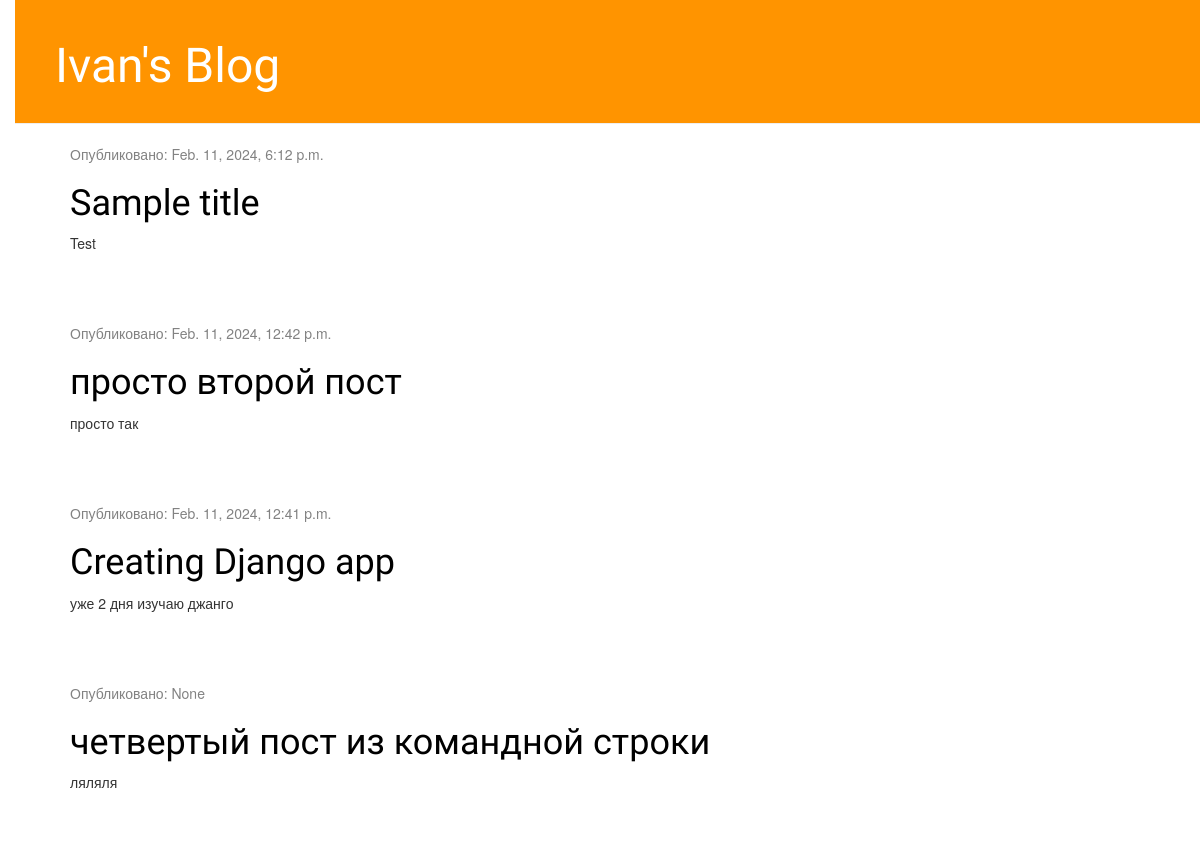
Before: / with the older database file.
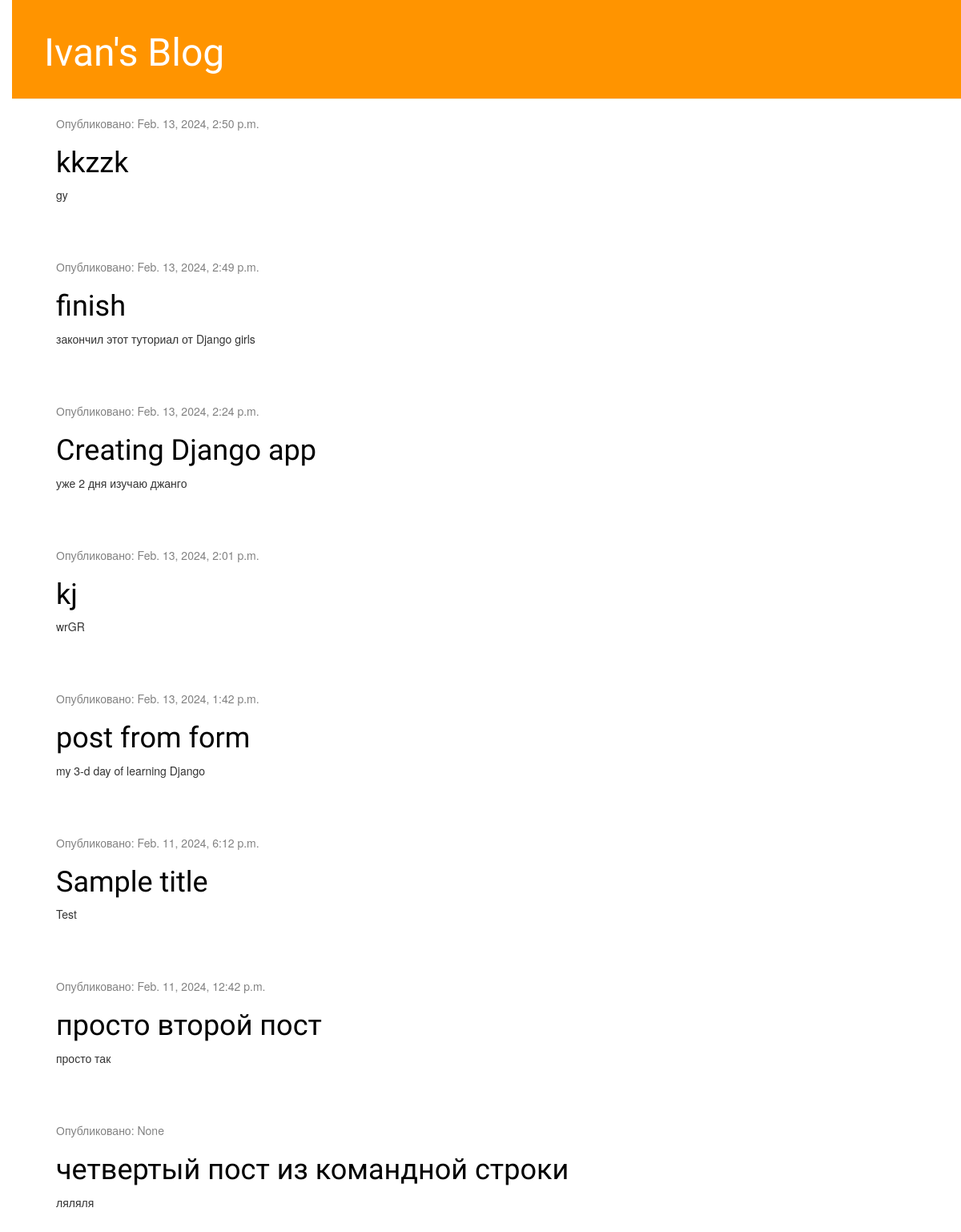
After: the same page with the newer database file.
### blog/models.py (models this page shows, shortened)
class Post(models.Model):
    author = models.ForeignKey(settings.AUTH_USER_MODEL, on_delete=models.CASCADE)
    title = models.CharField(max_length=200)
    text = models.TextField()
    created_date = models.DateTimeField(default=timezone.now)
    published_date = models.DateTimeField(blank=True, null=True)

### blog/views.py (the view)
# urls.py: path('', views.post_list, name='post_list'),
def post_list(request):
    posts = Post.objects.order_by('-published_date')
    return render(request, 'blog/post_list.html', {'posts': posts})

### blog/templates/blog/post_list.html
{% extends 'blog/base.html' %}
{% block content %}
    {% for post in posts %}
        <div class="post">
            <div class="date">
                <p>Опубликовано: {{ post.published_date }}</p>
            </div>
            <h1><a href="{% url 'post_detail' pk=post.pk %}">{{ post.title }}</a></h1>
            <p>{{ post.text|linebreaksbr }}</p>
        </div>
    {% endfor %}
{% endblock %}

### blog/templates/blog/base.html (shortened to what this page needs)
{% load static %}
<html>
    <head>
        <link rel="stylesheet" href="//maxcdn.bootstrapcdn.com/bootstrap/3.2.0/css/bootstrap.min.css">
        <link rel="stylesheet" href="//maxcdn.bootstrapcdn.com/bootstrap/3.2.0/css/bootstrap-theme.min.css">
        <link rel="stylesheet" href="{% static 'css/blog.css' %}">
    </head>
    <body>
        <div class="page-header">
            <h1><a href="/">Ivan's Blog</a></h1>
        </div>
        <div class="content container">
            <div class="row">
                <div class="col-md-8">
                {% block content %}
                {% endblock %}
                </div>
            </div>
        </div>
    </body>
</html>

### blog/static/css/blog.css (style rules this page uses)
h1 a { color: #191970; font-family: 'Lobster'; }
body { padding-left: 15px; }
.page-header { background-color: #ff9400; margin-top: 0; padding: 20px 20px 20px 40px; }
.page-header h1, .page-header h1 a, .page-header h1 a:visited, .page-header h1 a:active { color: #ffffff; font-size: 36pt; text-decoration: none; }
.content { margin-left: 40px; }
h1, h2, h3, h4 { font-family: 'Lobster', cursive; }
.date { color: #828282; }
.post { margin-bottom: 70px; }
.post h1 a, .post h1 a:visited { color: #000000; }

Changed rows visible on the page:
added Post: published_date "Feb. 13, 2024, 2:50 p.m.", title "kkzzk", text "gy"
added Post: published_date "Feb. 13, 2024, 2:49 p.m.", title "finish", text "закончил этот туториал от Django girls"
changed Post "Creating Django app": published_date "Feb. 11, 2024, 12:41 p.m." → "Feb. 13, 2024, 2:24 p.m."; moves up the list
added Post: published_date "Feb. 13, 2024, 2:01 p.m.", title "kj", text "wrGR"
added Post: published_date "Feb. 13, 2024, 1:42 p.m.", title "post from form", text "my 3-d day of learning Django"
